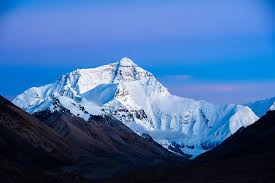
#> input picture 26-1/mt.jpg, 275 x 183 px, found by its file name
$ jupyter execute homework1.ipynb
#> lines starting #> are read from the running program, lines starting #| are printed output that depends on the picture; after the words box and inside, x2 and y2 are one past the last pixel; in counts of white or black regions, pixels touching at a corner belong together
### Homework 1 due to 9.25

[cell 1]
import numpy as np
import cv2
from matplotlib import pyplot as plt
def nothing(x):
    pass

[cell 2]
# 마우스 동작
drawing = False
mode = True
ix,iy = 0, 0
cx, cy = -1, -1
org_img = cv2.imread('mt.jpg')
#> org_img is the input picture: shape (183, 275, 3); mean B, G, R 159.2, 106.3, 66.3
img = org_img.copy()

def draw_circle(event, x, y, flags, param):
    global ix, iy, cx, cy, drawing, org_img

    if event == cv2.EVENT_LBUTTONDOWN:
        drawing = True
        ix, iy = x, y

    elif event == cv2.EVENT_MOUSEMOVE:
        cx, cy = x, y

    elif event == cv2.EVENT_LBUTTONUP:
        drawing = False
        # 드래그 방향에 상관없이 영역을 잡기 위해 min, max 사용
        x_start, x_end = min(ix, x), max(ix, x)
        y_start, y_end = min(iy, y), max(iy, y)

        # 반투명 붉은색 효과: 해당 영역의 B(0), G(1) 채널을 0으로 설정
        # (이미지 데이터가 있을 때만 실행되도록 범위 체크)
        if x_end > x_start and y_end > y_start:
            org_img[y_start:y_end, x_start:x_end, 0:2] = 0

[cell 3]
def nothing(x):
    pass

cv2.namedWindow('image')
cv2.createTrackbar('value', 'image', 0, 255, nothing)
cv2.setMouseCallback('image', draw_circle)

font = cv2.FONT_HERSHEY_SIMPLEX

while(1):
    img = org_img.copy()
    value = cv2.getTrackbarPos('value','image')

    # 드래그 중일 때 실시간으로 사각형 가이드라인 표시 (선택 사항)
    if drawing:
        cv2.rectangle(img, (ix, iy), (cx, cy), (0, 255, 0), 1)

    cv2.putText(img, f"Mouse Position : ({ix}, {iy}) - ({cx}, {cy}) - {value}",
                (10,30), font, 0.5, (255,255,255), 1, cv2.LINE_AA)
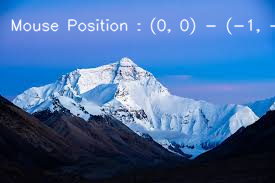
#> img: shape (183, 275, 3); 2.63% of pixels changed, all inside (x1, y1, x2, y2) = (11, 17, 275, 35)

    cv2.imshow('image', img)
    k = cv2.waitKey(1) & 0xFF
#> (key Esc is pressed here)
    if k == 27: # ESC
        break

cv2.destroyAllWindows()

cv2.destroyAllWindows()
